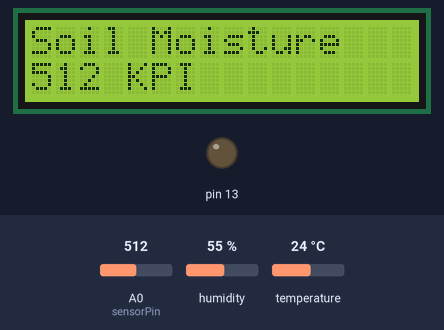
Recording of a sketch running on a simulated Arduino Uno, built with avr-gcc and run on an emulated ATmega328P. Shown: 16×2 character LCD, output pins drawn as LEDs (lit = HIGH). The inputs (shaded band) are chosen by the test bench; at power-on: humidity 55 %, A0 (sensorPin) = 512, temperature 24 °C.

Above: at 7.7 s.
7.8 s: humidity set to 22 %
At 11.1 s:
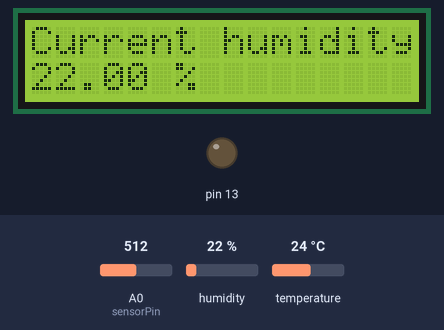
16.2 s: A0 (sensorPin) set to 313
At 25.2 s:
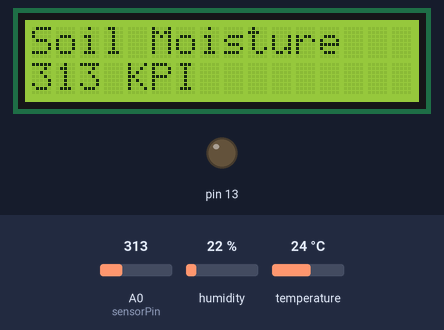
27.1 s: A0 (sensorPin) set to 287
33.2 s: A0 (sensorPin) set to 306
At 43.8 s:
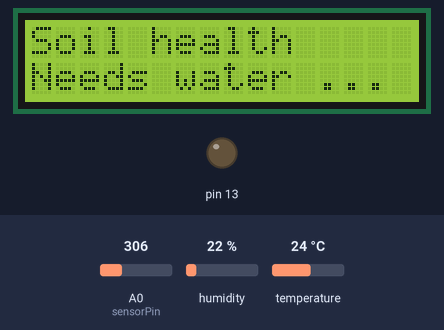
44.1 s: temperature set to 12 °C
At 47.2 s:
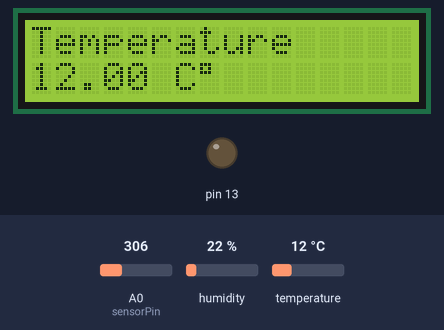
50.4 s: A0 (sensorPin) set to 290
At 61.1 s:
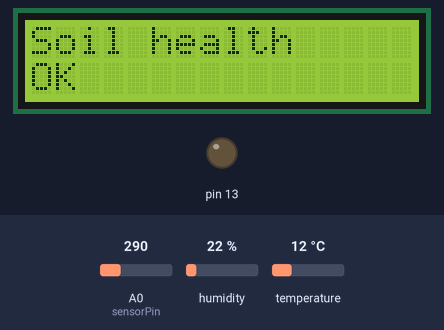
Timing chart, 0 to 62.3 s (numbered marks = the images above; inputs shaded):
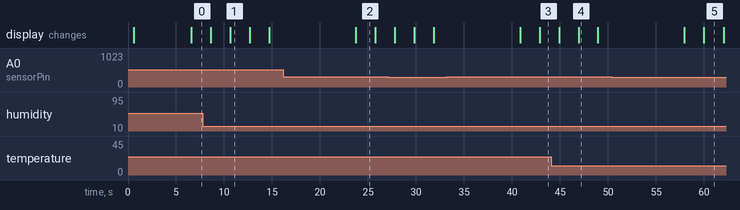

Measured:
- what the display in image 1 shows lasts 2.0 s, from 10.7 s to 12.7 s

The sketch:

febys.ino
```cpp
// Youssef Selkani 2021

#include <Wire.h>
#include <LiquidCrystal_I2C.h>
#include "dht.h"

#define dht_apin A1
dht DHT;
int sensorPin = A0;
int sensorValue;
int limit = 300;
const byte LCDcolumns = 16;
const byte LCDrows = 2;
LiquidCrystal_I2C lcd(0x27, LCDcolumns, LCDrows);

const int sensorMin = 0;     // sensor minimum
const int sensorMax = 1024;  // sensor maximum

void setup() {
  delay(500);
  Wire.begin();
  Serial.begin(9600);
  pinMode(13, OUTPUT);
  lcd.init();
  lcd.backlight();
  lcd.home();
  lcd.print("Febys");
  lcd.setCursor(0, 1);
  lcd.print("v0.1 ");
  lcd.blink();
  delay(6000);
}

void loop()
{
  //  Relay code
  //  pinMode(12, OUTPUT);
  //  digitalWrite(12,HIGH);
  //  delay(2000);
  //  digitalWrite(12,LOW);

  lcd.clear();
  lcd.noBlink();
  sensorValue = analogRead(sensorPin);
  lcd.print("Soil Moisture");
  lcd.setCursor(0, 1);
  lcd.print(sensorValue);
  lcd.print(" KPI");

  delay(2000);
  lcd.clear();

  if (sensorValue < limit) {
    lcd.print("Soil health");
    lcd.setCursor(0, 1);
    lcd.print("OK");
  }
  else {
    lcd.print("Soil health");
    lcd.setCursor(0, 1);
    lcd.print("Needs water ...");

  }

  delay(2000);
  lcd.clear();

  DHT.read11(dht_apin);
  lcd.print("Current humidity");
  lcd.setCursor(0, 1);
  lcd.print(DHT.humidity);
  lcd.print(" %");

  delay(2000);
  lcd.clear();

  lcd.print("Temperature");
  lcd.setCursor(0, 1);
  lcd.print(DHT.temperature);
  lcd.print(" C");
  lcd.print((char) 223);


  delay(2000);
  lcd.clear();
  lcd.blink();
  delay(9000);

}
```
